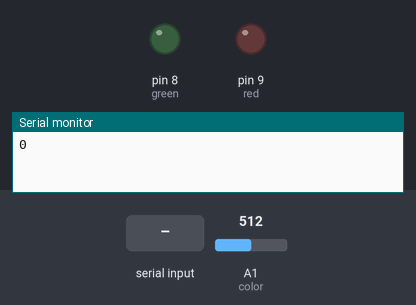
Bench run of a sketch on a simulated Arduino Uno, built with avr-gcc and run on an emulated ATmega328P. Shown: output pins drawn as LEDs (lit = HIGH), the last lines printed to the serial monitor. Inputs (shaded band) come from the test bench; at power-on: A1 (color) = 512.

Above: at 1.2 s.
1.3 s: "0\n" received over Serial
At 1.8 s:
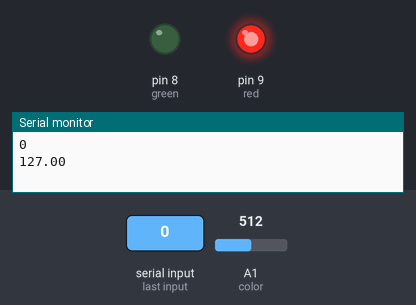
2.8 s: "1\n" received over Serial
At 4.0 s:
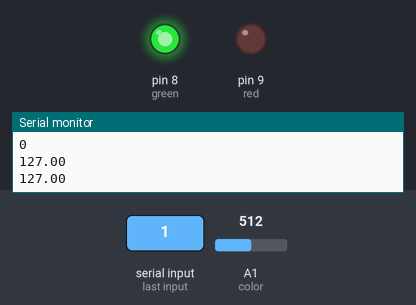
4.3 s: "2\n" received over Serial
At 5.3 s:
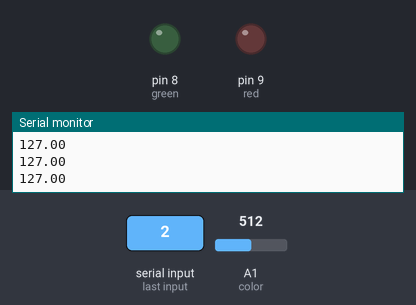
Timing chart, 0 to 7.3 s (numbered marks = the images above; inputs shaded):
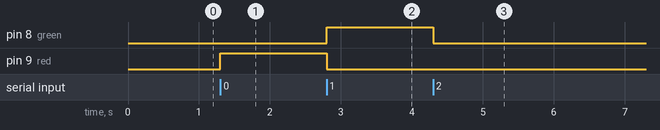

Measured:
- after the input at 1.3 s, pin 9 (red): LOW → HIGH at once
- after the input at 2.8 s, pin 8 (green): LOW → HIGH at once; pin 9 (red): HIGH → LOW at once
- after the input at 4.3 s, pin 8 (green): HIGH → LOW at once

The sketch:

1125ExtraCredit.ino
```cpp
const int color = A1;                 // controls brightness of the color

const int red = 9;
const int green = 8;
const int blue = 7;

void setup() {
  Serial.begin(9600);
  Serial.println("0");

  pinMode(red, OUTPUT);
  pinMode(green, OUTPUT);
  pinMode(green, OUTPUT);
}

void loop() {
  while (Serial.available()) {
    float LEDcolor = Serial.parseFloat();         // reads from Processing which LED should be turned on

    if (Serial.read() == '\n') {
      if (LEDcolor == 0) {                        // when Processing displays variations of red,
        turnoff();                                // turns off whatever was on previously
        digitalWrite(red, HIGH);                  // and red LED is turned on
      }
      if (LEDcolor == 1) {                        // when procesing displays variations of green
        turnoff();                                // turns off whatever was on previously
        digitalWrite(green, HIGH);                // and green LED is turned on
      }
      if (LEDcolor == 2) {                        // when procesing displays variations of green
        turnoff();                                // turns off whatever was on previously
        digitalWrite(blue, HIGH);                 // and blue LED is turned on
      }

      float clr = analogRead(color);              // reads the value from potentiometer
      clr = map(clr, 0, 1023, 0, 255);            // maps within 0,255
      Serial.println(clr);                        // send message to Processing
    }
  }
}

void turnoff() {
  digitalWrite(red, LOW);
  digitalWrite(green, LOW);
  digitalWrite(blue, LOW);
}
```
